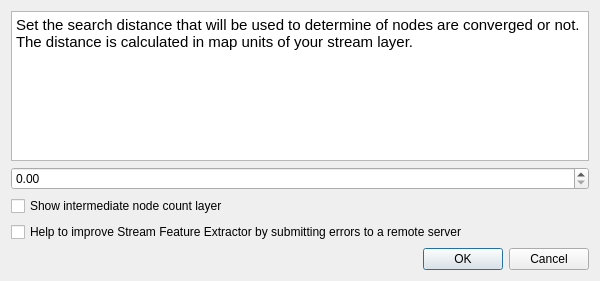
<?xml version="1.0" encoding="UTF-8"?>
<ui version="4.0">
 <class>StreamOptionsDialogBase</class>
 <widget class="QDialog" name="StreamOptionsDialogBase">
  <property name="geometry">
   <rect>
    <x>0</x>
    <y>0</y>
    <width>600</width>
    <height>281</height>
   </rect>
  </property>
  <property name="windowTitle">
   <string>Options</string>
  </property>
  <layout class="QGridLayout" name="gridLayout">
   <item row="2" column="0">
    <widget class="QCheckBox" name="show_intermediate_layer">
     <property name="text">
      <string>Show intermediate node count layer</string>
     </property>
    </widget>
   </item>
   <item row="0" column="0" colspan="2">
    <widget class="QTextBrowser" name="textBrowser">
     <property name="html">
      <string>&lt;!DOCTYPE HTML PUBLIC &quot;-//W3C//DTD HTML 4.0//EN&quot; &quot;http://www.w3.org/TR/REC-html40/strict.dtd&quot;&gt;
&lt;html&gt;&lt;head&gt;&lt;meta name=&quot;qrichtext&quot; content=&quot;1&quot; /&gt;&lt;style type=&quot;text/css&quot;&gt;
p, li { white-space: pre-wrap; }
&lt;/style&gt;&lt;/head&gt;&lt;body style=&quot; font-family:'Cantarell'; font-size:11pt; font-weight:400; font-style:normal;&quot;&gt;
&lt;p style=&quot; margin-top:0px; margin-bottom:0px; margin-left:0px; margin-right:0px; -qt-block-indent:0; text-indent:0px;&quot;&gt;Set the search distance that will be used to determine of nodes are converged or not. The distance is calculated in map units of your stream layer.&lt;/p&gt;&lt;/body&gt;&lt;/html&gt;</string>
     </property>
    </widget>
   </item>
   <item row="1" column="0" colspan="2">
    <widget class="QDoubleSpinBox" name="distance"/>
   </item>
   <item row="4" column="0" colspan="2">
    <widget class="QDialogButtonBox" name="button_box">
     <property name="orientation">
      <enum>Qt::Horizontal</enum>
     </property>
     <property name="standardButtons">
      <set>QDialogButtonBox::Cancel|QDialogButtonBox::Ok</set>
     </property>
    </widget>
   </item>
   <item row="3" column="0">
    <widget class="QCheckBox" name="sentry_logging">
     <property name="text">
      <string>Help to improve Stream Feature Extractor by submitting errors to a remote server</string>
     </property>
    </widget>
   </item>
  </layout>
 </widget>
 <tabstops>
  <tabstop>textBrowser</tabstop>
  <tabstop>distance</tabstop>
  <tabstop>show_intermediate_layer</tabstop>
  <tabstop>sentry_logging</tabstop>
  <tabstop>button_box</tabstop>
 </tabstops>
 <resources/>
 <connections>
  <connection>
   <sender>button_box</sender>
   <signal>accepted()</signal>
   <receiver>StreamOptionsDialogBase</receiver>
   <slot>accept()</slot>
   <hints>
    <hint type="sourcelabel">
     <x>9</x>
     <y>185</y>
    </hint>
    <hint type="destinationlabel">
     <x>20</x>
     <y>20</y>
    </hint>
   </hints>
  </connection>
  <connection>
   <sender>button_box</sender>
   <signal>rejected()</signal>
   <receiver>StreamOptionsDialogBase</receiver>
   <slot>reject()</slot>
   <hints>
    <hint type="sourcelabel">
     <x>9</x>
     <y>185</y>
    </hint>
    <hint type="destinationlabel">
     <x>20</x>
     <y>20</y>
    </hint>
   </hints>
  </connection>
 </connections>
</ui>
